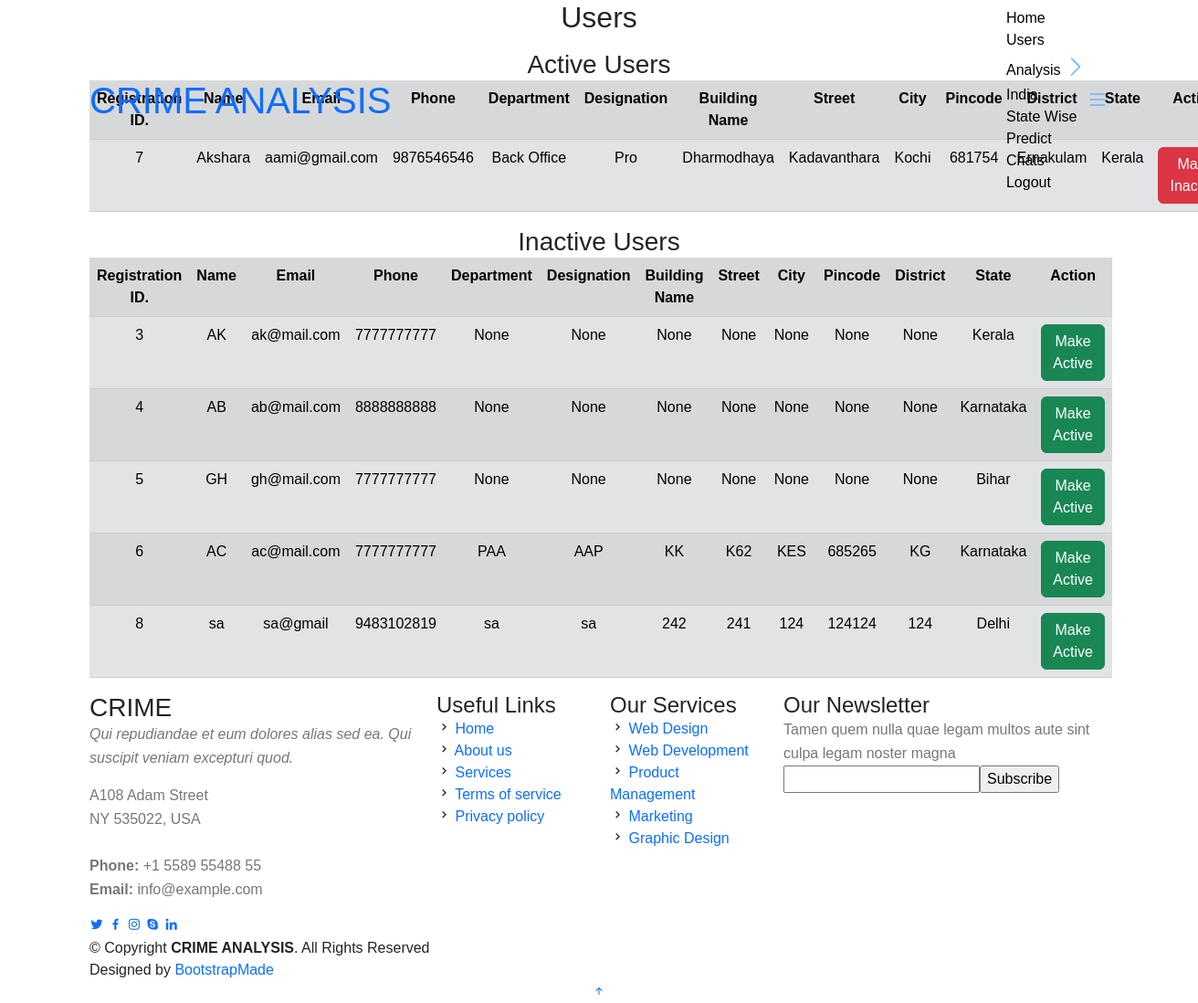
The page /adminUsers on the database its author committed.
### cApp/models.py (models this page shows)
class Users(models.Model):
    name = models.CharField(max_length=30)
    department = models.CharField(max_length=30,null=True)
    designation = models.CharField(max_length=30,null=True)
    email = models.CharField(max_length=30)
    phone = models.CharField(max_length=15)
    building_name = models.CharField(max_length=50,null=True)
    street = models.CharField(max_length=50,null=True)
    city = models.CharField(max_length=50,null=True)
    pincode = models.CharField(max_length=50,null=True)
    district = models.CharField(max_length=50,null=True)
    state = models.CharField(max_length=20,null=True)
    user = models.ForeignKey(User, on_delete=models.CASCADE)

### cApp/views.py (the view)
# urls.py: path('adminUsers', views.adminUsers),
def adminUsers(request):
    data = Users.objects.filter(user__is_active=1)
    dataIn = Users.objects.filter(user__is_active=0)
    return render(request, "adminUsers.html", {"data": data,"dataIn": dataIn})

### templates/adminUsers.html
{% extends "adminBase.html" %} {% block content %}
<main id="main">
	<div
		class="breadcrumbs d-flex align-items-center"
		style="background-image: url('assets/img/breadcrumbs-bg.jpg')"
	>
		<div
			class="container position-relative d-flex flex-column align-items-center"
			data-aos="fade"
		>
			<h2>Users</h2>
		</div>
	</div>
	<section id="contact" class="contact">
		<div class="container" data-aos="fade-up" data-aos-delay="100">
			<div class="row gy-4 mt-3">
				<div class="col-lg-12" style="margin: auto">
					<h3 class="text-center">Active Users</h3>
					<table
						class="table table-secondary table-striped table-hover text-center"
					>
						<tr>
							<th>Registration ID.</th>
							<th>Name</th>
							<th>Email</th>
							<th>Phone</th>
							<th>Department</th>
							<th>Designation</th>
							<th>Building Name</th>
							<th>Street</th>
							<th>City</th>
							<th>Pincode</th>
							<th>District</th>
							<th>State</th>
							<th>Action</th>
						</tr>
						{% for d in data %}
						<tr>
							<td>{{d.id}}</td>
							<td>{{d.name}}</td>
							<td>{{d.email}}</td>
							<td>{{d.phone}}</td>
							<td>{{d.department}}</td>
							<td>{{d.designation}}</td>
							<td>{{d.building_name}}</td>
							<td>{{d.street}}</td>
							<td>{{d.city}}</td>
							<td>{{d.pincode}}</td>
							<td>{{d.district}}</td>
							<td>{{d.state}}</td>
							<td><a href="/adminUpdateUsers?id={{d.user.id}}&status=0" class="btn btn-danger">Make Inactive</a></td>
						</tr>
						{% endfor %}
					</table>
					<h3 class="text-center">Inactive Users</h3>
					<table
						class="table table-secondary table-striped table-hover text-center"
					>
						<tr>
							<th>Registration ID.</th>
							<th>Name</th>
							<th>Email</th>
							<th>Phone</th>
							<th>Department</th>
							<th>Designation</th>
							<th>Building Name</th>
							<th>Street</th>
							<th>City</th>
							<th>Pincode</th>
							<th>District</th>
							<th>State</th>
							<th>Action</th>
						</tr>
						{% for d in dataIn %}
						<tr>
							<td>{{d.id}}</td>
							<td>{{d.name}}</td>
							<td>{{d.email}}</td>
							<td>{{d.phone}}</td>
							<td>{{d.department}}</td>
							<td>{{d.designation}}</td>
							<td>{{d.building_name}}</td>
							<td>{{d.street}}</td>
							<td>{{d.city}}</td>
							<td>{{d.pincode}}</td>
							<td>{{d.district}}</td>
							<td>{{d.state}}</td>
							<td><a href="/adminUpdateUsers?id={{d.user.id}}&status=1" class="btn btn-success">Make Active</a></td>
						</tr>
						{% endfor %}
					</table>
				</div>
			</div>
		</div>
	</section>
</main>
{% endblock %}

### templates/adminBase.html (shortened to what this page needs)
<!DOCTYPE html>
<html lang="en">
	<head>
		<link href="/static/vendor/aos/aos.css" rel="stylesheet" />
		<link
			href="/static/vendor/bootstrap/css/bootstrap.min.css"
			rel="stylesheet"
		/>
		<link
			href="/static/vendor/bootstrap-icons/bootstrap-icons.css"
			rel="stylesheet"
		/>
		<link
			href="/static/vendor/boxicons/css/boxicons.min.css"
			rel="stylesheet"
		/>
		<link
			href="/static/vendor/glightbox/css/glightbox.min.css"
			rel="stylesheet"
		/>
		<link href="/static/vendor/swiper/swiper-bundle.min.css" rel="stylesheet" />
		<link href="/static/css/style.css" rel="stylesheet" />
	</head>
	<body>
		<header id="header" class="fixed-top">
			<div class="container d-flex align-items-center justify-content-between">
				<div class="logo">
					<h1 class="text-light">
						<a href="index.html"><span>CRIME ANALYSIS</span></a>
					</h1>
				</div>
				<nav id="navbar" class="navbar">
					<ul>
						<li><a class="nav-link scrollto" href="/adminHome">Home</a></li>
						<li><a class="nav-link scrollto" href="/adminUsers">Users</a></li>
						<li class="dropdown"><a href="#"><span>Analysis</span> <i class="bi bi-chevron-right"></i></a>
							<ul>
								<li><a href="/adminAnalysis">India</a></li>
								<li><a href="adminAnalysisState">State Wise</a></li>
							</ul>
						</li>
						<li><a class="nav-link scrollto" href="/adminPrediction">Predict</a></li>
						<li><a class="nav-link scrollto" href="/adminchats">Chats</a></li>
						<li><a class="nav-link scrollto" href="/login">Logout</a></li>
					</ul>
					<i class="bi bi-list mobile-nav-toggle"></i>
				</nav>
			</div>
		</header>
		{% block content %} {% endblock %}
		<footer id="footer">
			<div class="footer-top">
				<div class="container">
					<div class="row">
						<div class="col-lg-4 col-md-6">
							<div class="footer-info">
								<h3>CRIME</h3>
								<p class="pb-3">
									<em
										>Qui repudiandae et eum dolores alias sed ea. Qui suscipit
										veniam excepturi quod.</em
									>
								</p>
								<p>
									A108 Adam Street <br />
									NY 535022, USA<br /><br />
									<strong>Phone:</strong> +1 5589 55488 55<br />
									<strong>Email:</strong> info@example.com<br />
								</p>
								<div class="social-links mt-3">
									<a href="#" class="twitter"><i class="bx bxl-twitter"></i></a>
									<a href="#" class="facebook"
										><i class="bx bxl-facebook"></i
									></a>
									<a href="#" class="instagram"
										><i class="bx bxl-instagram"></i
									></a>
									<a href="#" class="google-plus"
										><i class="bx bxl-skype"></i
									></a>
									<a href="#" class="linkedin"
										><i class="bx bxl-linkedin"></i
									></a>
								</div>
							</div>
						</div>
						<div class="col-lg-2 col-md-6 footer-links">
							<h4>Useful Links</h4>
							<ul>
								<li>
									<i class="bx bx-chevron-right"></i> <a href="#">Home</a>
								</li>
								<li>
									<i class="bx bx-chevron-right"></i> <a href="#">About us</a>
								</li>
								<li>
									<i class="bx bx-chevron-right"></i> <a href="#">Services</a>
								</li>
								<li>
									<i class="bx bx-chevron-right"></i>
									<a href="#">Terms of service</a>
								</li>
								<li>
									<i class="bx bx-chevron-right"></i>
									<a href="#">Privacy policy</a>
								</li>
							</ul>
						</div>
						<div class="col-lg-2 col-md-6 footer-links">
							<h4>Our Services</h4>
							<ul>
								<li>
									<i class="bx bx-chevron-right"></i> <a href="#">Web Design</a>
								</li>
								<li>
									<i class="bx bx-chevron-right"></i>
									<a href="#">Web Development</a>
								</li>
								<li>
									<i class="bx bx-chevron-right"></i>
									<a href="#">Product Management</a>
								</li>
								<li>
									<i class="bx bx-chevron-right"></i> <a href="#">Marketing</a>
								</li>
								<li>
									<i class="bx bx-chevron-right"></i>
									<a href="#">Graphic Design</a>
								</li>
							</ul>
						</div>
						<div class="col-lg-4 col-md-6 footer-newsletter">
							<h4>Our Newsletter</h4>
							<p>
								Tamen quem nulla quae legam multos aute sint culpa legam noster
								magna
							</p>
							<form action="" method="post">
								<input type="email" name="email" /><input
									type="submit"
									value="Subscribe"
								/>
							</form>
						</div>
					</div>
				</div>
			</div>
			<div class="container">
				<div class="copyright">
					&copy; Copyright <strong><span>CRIME ANALYSIS</span></strong
					>. All Rights Reserved
				</div>
				<div class="credits">
					Designed by <a href="https://bootstrapmade.com/">BootstrapMade</a>
				</div>
			</div>
		</footer>
		<a
			href="#"
			class="back-to-top d-flex align-items-center justify-content-center"
			><i class="bi bi-arrow-up-short"></i
		></a>
	</body>
</html>

### static/web/css/style.css (style rules this page uses)
body { margin: 0; font-family: 'Source Sans Pro', sans-serif; background: #fff; }
body a, .gallery-item img { transition: 0.5s all; -webkit-transition: 0.5s all; -moz-transition: 0.5s all; text-decoration: none; outline: none; }
h1, h2, h3, h4, h5, h6 { margin: 0; font-family: 'Source Sans Pro', sans-serif; }
p { margin: 0; color: #777; font-size: 1em; line-height: 1.6; }
ul { margin: 0; padding: 0; }
ul { list-style-type: none; }
input[type="submit"] { cursor: pointer; }
nav.navbar a { color: #000; }
header i { font-size: 1.5em; color: #64b3f4; }

### rows shown on the page
Users: id "7", name "Akshara", email "aami@gmail.com", phone "9876546546", department "Back Office", designation "Pro", building_name "Dharmodhaya", street "Kadavanthara", city "Kochi", pincode "681754", district "Ernakulam", state "Kerala"
Users: id "3", name "AK", email "ak@mail.com", phone "7777777777", department "None", designation "None", building_name "None", street "None", city "None", pincode "None", district "None", state "Kerala"
Users: id "4", name "AB", email "ab@mail.com", phone "8888888888", department "None", designation "None", building_name "None", street "None", city "None", pincode "None", district "None", state "Karnataka"
Users: id "5", name "GH", email "gh@mail.com", phone "7777777777", department "None", designation "None", building_name "None", street "None", city "None", pincode "None", district "None", state "Bihar"
Users: id "6", name "AC", email "ac@mail.com", phone "7777777777", department "PAA", designation "AAP", building_name "KK", street "K62", city "KES", pincode "685265", district "KG", state "Karnataka"
Users: id "8", name "sa", email "sa@gmail", phone "9483102819", department "sa", designation "sa", building_name "242", street "241", city "124", pincode "124124", district "124", state "Delhi"
